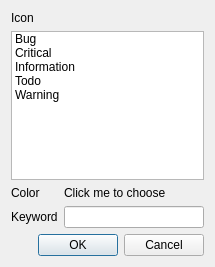
<?xml version="1.0" encoding="UTF-8"?>
<ui version="4.0">
 <class>KeywordDlgClass</class>
 <widget class="QDialog" name="KeywordDlgClass">
  <property name="geometry">
   <rect>
    <x>0</x>
    <y>0</y>
    <width>215</width>
    <height>267</height>
   </rect>
  </property>
  <property name="windowTitle">
   <string>Keyword</string>
  </property>
  <layout class="QGridLayout" name="gridLayout">
   <item row="0" column="0">
    <widget class="QLabel" name="label_4">
     <property name="text">
      <string>Icon</string>
     </property>
    </widget>
   </item>
   <item row="1" column="0" colspan="2">
    <widget class="QListWidget" name="listWidget">
     <item>
      <property name="text">
       <string>Bug</string>
      </property>
      <property name="icon">
       <iconset resource="icons.qrc">
        <normaloff>:/Images/Bug.png</normaloff>:/Images/Bug.png</iconset>
      </property>
     </item>
     <item>
      <property name="text">
       <string>Critical</string>
      </property>
      <property name="icon">
       <iconset resource="icons.qrc">
        <normaloff>:/Images/Critical.png</normaloff>:/Images/Critical.png</iconset>
      </property>
     </item>
     <item>
      <property name="text">
       <string>Information</string>
      </property>
      <property name="icon">
       <iconset resource="icons.qrc">
        <normaloff>:/Images/Information.png</normaloff>:/Images/Information.png</iconset>
      </property>
     </item>
     <item>
      <property name="text">
       <string>Todo</string>
      </property>
      <property name="icon">
       <iconset resource="icons.qrc">
        <normaloff>:/Images/Todo.png</normaloff>:/Images/Todo.png</iconset>
      </property>
     </item>
     <item>
      <property name="text">
       <string>Warning</string>
      </property>
      <property name="icon">
       <iconset resource="icons.qrc">
        <normaloff>:/Images/Warning.png</normaloff>:/Images/Warning.png</iconset>
      </property>
     </item>
    </widget>
   </item>
   <item row="2" column="0">
    <widget class="QLabel" name="label_2">
     <property name="text">
      <string>Color</string>
     </property>
    </widget>
   </item>
   <item row="2" column="1">
    <widget class="ColorLabel" name="labelColor">
     <property name="text">
      <string>Click me to choose</string>
     </property>
    </widget>
   </item>
   <item row="3" column="0">
    <widget class="QLabel" name="label_3">
     <property name="text">
      <string>Keyword</string>
     </property>
    </widget>
   </item>
   <item row="3" column="1">
    <widget class="QLineEdit" name="leKeyword"/>
   </item>
   <item row="4" column="0" colspan="2">
    <widget class="QDialogButtonBox" name="buttonBox">
     <property name="orientation">
      <enum>Qt::Horizontal</enum>
     </property>
     <property name="standardButtons">
      <set>QDialogButtonBox::Cancel|QDialogButtonBox::Ok</set>
     </property>
    </widget>
   </item>
  </layout>
 </widget>
 <customwidgets>
  <customwidget>
   <class>ColorLabel</class>
   <extends>QLabel</extends>
   <header>ColorLabel.h</header>
  </customwidget>
 </customwidgets>
 <resources>
  <include location="icons.qrc"/>
 </resources>
 <connections>
  <connection>
   <sender>buttonBox</sender>
   <signal>accepted()</signal>
   <receiver>KeywordDlgClass</receiver>
   <slot>accept()</slot>
   <hints>
    <hint type="sourcelabel">
     <x>248</x>
     <y>254</y>
    </hint>
    <hint type="destinationlabel">
     <x>157</x>
     <y>274</y>
    </hint>
   </hints>
  </connection>
  <connection>
   <sender>buttonBox</sender>
   <signal>rejected()</signal>
   <receiver>KeywordDlgClass</receiver>
   <slot>reject()</slot>
   <hints>
    <hint type="sourcelabel">
     <x>316</x>
     <y>260</y>
    </hint>
    <hint type="destinationlabel">
     <x>286</x>
     <y>274</y>
    </hint>
   </hints>
  </connection>
 </connections>
</ui>
